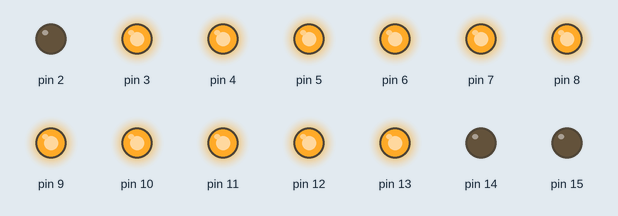
Bench run of a sketch on a simulated Arduino Uno, built with avr-gcc and run on an emulated ATmega328P. On the bench: output pins drawn as LEDs (lit = HIGH).

Above: at 0.1 s.
At 7.6 s:
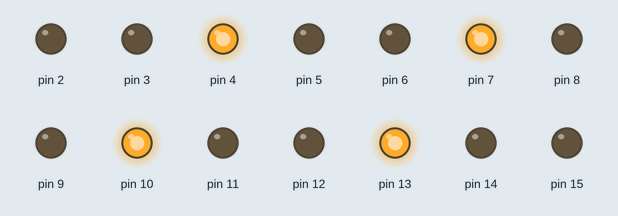
At 13.6 s:
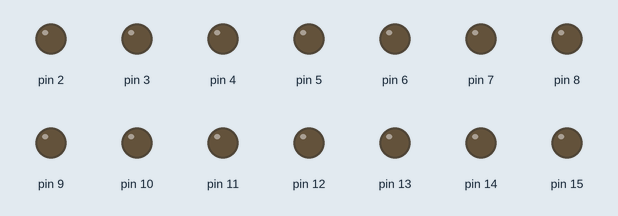
At 20.6 s:
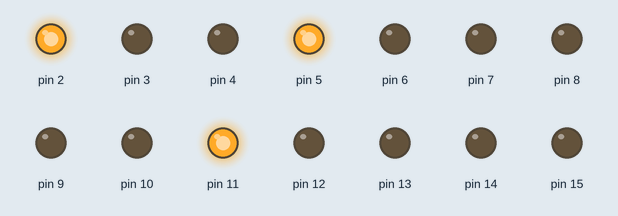
At 28.1 s:
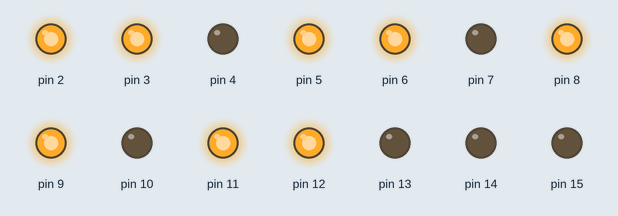
At 38.6 s:
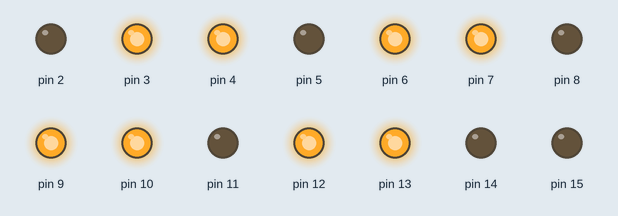
Timing chart, 0 to 40.0 s (numbered marks = the images above):
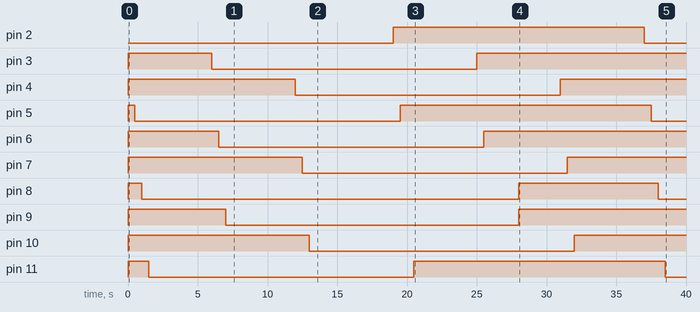

Measured:
- by itself, pin 2: LOW → HIGH at 19.0 s, → LOW 18.0 s later
- by itself, pin 3: LOW → HIGH at 0.00 s, → LOW 6.0 s later, → HIGH 19.0 s later
- by itself, pin 4: LOW → HIGH at 0.00 s, → LOW 12.0 s later, → HIGH 19.0 s later
- by itself, pin 5: LOW → HIGH at 0.00 s, → LOW 0.50 s later, → HIGH 19.0 s later, → LOW 18.0 s later
- by itself, pin 6: LOW → HIGH at 0.00 s, → LOW 6.5 s later, → HIGH 19.0 s later
- by itself, pin 7: LOW → HIGH at 0.00 s, → LOW 12.5 s later, → HIGH 19.0 s later
- by itself, pin 8: LOW → HIGH at 0.00 s, → LOW 1.0 s later, → HIGH 27.0 s later, → LOW 10.0 s later
- by itself, pin 9: LOW → HIGH at 0.00 s, → LOW 7.0 s later, → HIGH 21.0 s later

The sketch:

Channel_lighting_control.ino
```cpp
/*
This program is used to control 12 relays which turn on the lightboxes
 in channel.
 high==on
 low==off

 by whh.
 2015/2/7

 */
#include "pin_define.h"

#define DEBUG 1

int i,j;
int in_signal;
// the setup routine runs once when you press reset:


unsigned char led_on();
unsigned char led_off();
unsigned char led_order();
unsigned char led_test();


unsigned char start_effect(unsigned char para);

unsigned char check_order();


void setup() {
  // initialize the digital pin as an output.
  for ( i =0; i < 12; i++)
  {
    for ( j = 0; j<3 ; j++)
      pinMode(lightbox[i][j], OUTPUT);
  }

}

// the loop routine runs over and over again forever:
void loop() {
#if DEBUG
  in_signal =1;
  for ( i =0; i < 12; i++)
  {
    for ( j = 0; j<3 ; j++)
      digitalWrite(lightbox[i][j], HIGH);
  }
  if (in_signal == 1)
  {

    for ( j = 0; j<3 ; j++)
    {
      for (i = 0 ; i < 12; i++)
      {
        digitalWrite(lightbox[i][j], LOW);
        delay(500);
      }
    }
  }
  for ( i =0; i < 12; i++)
  {
    for ( j = 0; j<3 ; j++)
      digitalWrite(lightbox[i][j], LOW);
  }
  delay(1000);
  if (in_signal == 1)
  {
    for ( j = 0; j<3 ; j++)
    {

      for (i = 0 ; i < 12; i++)
      {
        digitalWrite(lightbox[i][j], HIGH);
        delay(500);
      }
    }
  }
#endif

}

unsigned char led_on()
{

}
unsigned char led_off()
{

}
unsigned char led_order()
{

}
unsigned char led_test()
{

}


unsigned char start_effect(unsigned char para)
{

}

unsigned char check_order()
{

}
```

pin_define.h
```cpp
int lightbox[12][3]= {
  {2,3,4},{5,6,7},{8,9,10},{11,12,13},{45,44,43},{42,41,40},
  {39,38,37},{24,23,22},{36,35,34},{33,32,31},{30,29,28},{27,26,25}};
```
